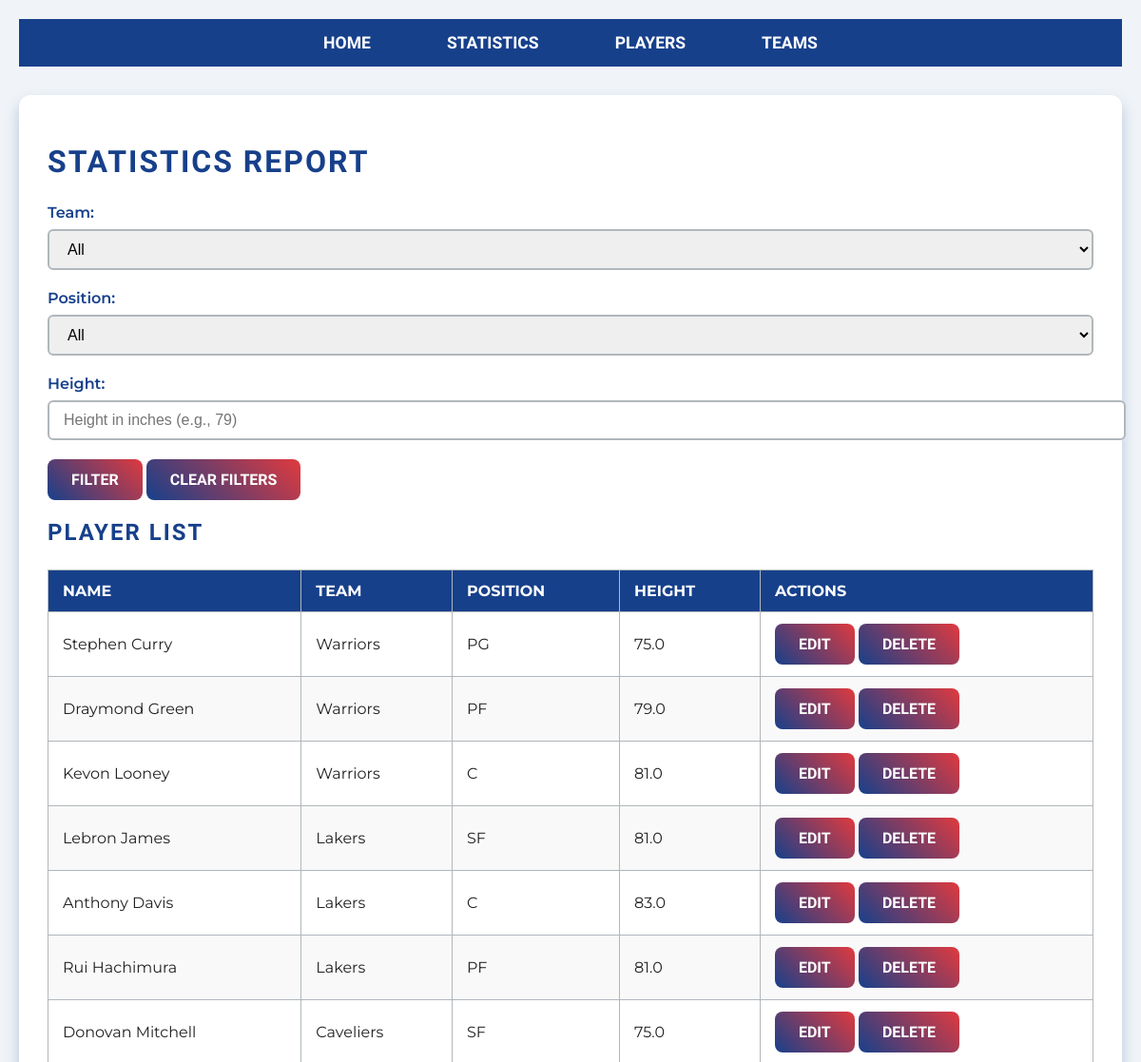
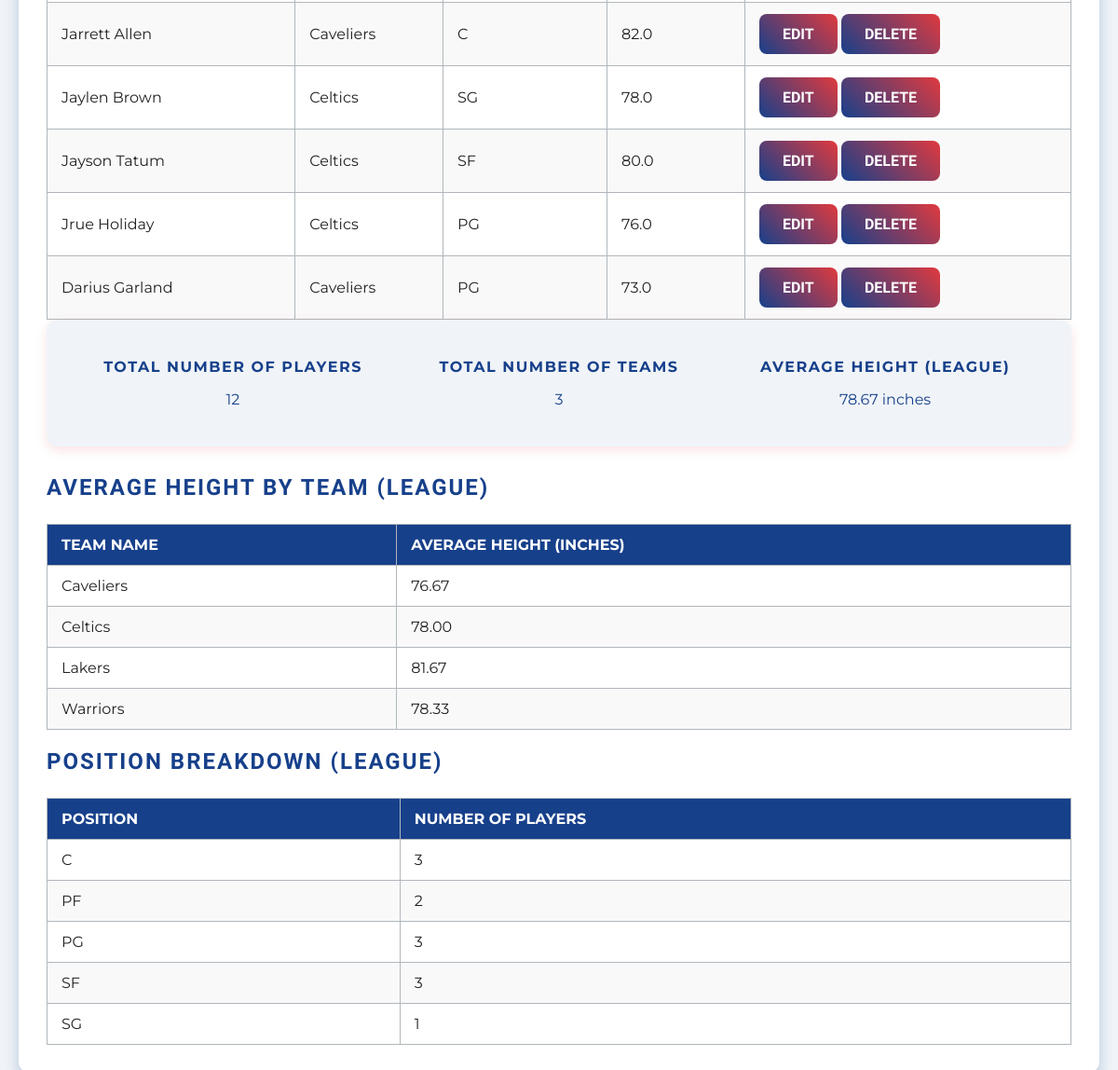
The app's page /statistics with its own data (2 pictures, top to bottom).
### app.py (models this page shows)
class Player(db.Model):
    player_id = db.Column(db.Integer, primary_key=True)
    name = db.Column(db.String(100), nullable=False)
    team_name = db.Column(db.String, db.ForeignKey('team.team_name'), nullable=False, index=True)
    position = db.Column(db.String(50), index=True)
    height = db.Column(db.Float)  # Store height as float (in inches)
    __table_args__ = (
        db.Index('ix_player_team_name', 'team_name'),  # Add explicit index for team_name
        db.Index('ix_player_position', 'position')    # Add explicit index for position
    )

### app.py (the view)
@app.route('/statistics', methods=['GET'])
def statistics():
    action = request.args.get('action')
    if action == 'clear':
        team_filter = ''
        position_filter = ''
        height_filter = ''
    else:
        team_filter = request.args.get('team', '')
        position_filter = request.args.get('position', '')
        height_filter = request.args.get('height', '')
    teams = Team.query.order_by(Team.team_name).all()
    positions = db.session.query(Player.position).distinct().order_by(Player.position).all()
    positions = [pos[0] for pos in positions if pos[0]]  # Extract position values
    query = text("""
        SELECT * FROM player
        WHERE (:team_filter IS NULL OR team_name = :team_filter)
        AND (:position_filter IS NULL OR position = :position_filter)
        AND (:height_filter IS NULL OR height = :height_filter)
    """)
    result = db.session.execute(query, {
        'team_filter': team_filter if team_filter else None,
        'position_filter': position_filter if position_filter else None,
        'height_filter': float(height_filter) if height_filter else None
    })
    players = result.fetchall()
    num_players = len(players)
    num_teams = Team.query.count()
    average_height = db.session.query(db.func.avg(Player.height)).scalar()
    avg_height_query = text("""
        SELECT team_name, AVG(height) AS avg_height
        FROM player
        GROUP BY team_name
    """)
    avg_height_result = db.session.execute(avg_height_query)
    average_height_by_team = avg_height_result.fetchall()
    position_breakdown = db.session.query(
        Player.position,
        db.func.count(Player.player_id).label('num_players')
    ).group_by(Player.position).all()
    return render_template(
        'statistics.html',
        teams=teams,
        positions=positions,
        players=players,
        num_players=num_players,
        num_teams=num_teams,
        average_height=average_height,
        average_height_by_team=average_height_by_team,
        position_breakdown=position_breakdown,
        team_filter=team_filter,
        position_filter=position_filter,
        height_filter=height_filter
    )

### templates/statistics.html (shortened to what this page needs)
<!DOCTYPE html>
<html lang="en">
  <head>
    <link
      rel="stylesheet"
      href="{{ url_for('static', filename='css/styles.css') }}"
    />
  </head>
  <body>
    <header>
      <nav>
        <ul>
          <li><a href="/">Home</a></li>
          <li><a href="/statistics">Statistics</a></li>
          <li><a href="/players">Players</a></li>
          <li><a href="/teams">Teams</a></li>
        </ul>
      </nav>
    </header>
    <main>
      <h1>Statistics Report</h1>
      <form method="GET" action="{{ url_for('statistics') }}">
        <label for="team">Team:</label>
        <select name="team" id="team">
          <option value="">All</option>
        </select>
        <label for="position">Position:</label>
        <select name="position" id="position">
          <option value="">All</option>
        </select>
        <label for="height">Height:</label>
        <input type="text" id="height" name="height" value="{{ height_filter }}" placeholder="Height in inches (e.g., 79)"/>
        <button type="submit" name="action" value="filter">Filter</button>
        <button type="submit" name="action" value="clear">Clear Filters</button>
      </form>
      <h2>Player List</h2>
      <table>
        <thead>
          <tr>
            <th>Name</th>
            <th>Team</th>
            <th>Position</th>
            <th>Height</th>
            <th>Actions</th>
          </tr>
        </thead>
        <tbody>
          {% for player in players %}
            <tr>
              <td>{{ player.name }}</td>
              <td>{{ player.team_name }}</td>
              <td>{{ player.position }}</td>
              <td>{{ player.height }}</td>
              <td>
                <form action="{{ url_for('edit_player', player_id=player.player_id) }}" method="GET" style="display:inline;">
                  <button type="submit">Edit</button>
                </form>
                <form action="{{ url_for('delete_player', player_id=player.player_id) }}" method="POST" style="display:inline;">
                  <button type="submit">Delete</button>
                </form>
              </td>
            </tr>
          {% endfor %}
        </tbody>
      </table>
      <div class="statistics-summary">
        <div>
          <p>Total Number of Players</p>
          <p>{{ num_players }}</p>
        </div>
        <div>
          <p>Total Number of Teams</p>
          <p>{{ num_teams }}</p>
        </div>
        <div>
          {% if average_height %}
            <p>Average Height (League)</p>
            <p>{{ average_height | round(2) }} inches</p>
          {% else %}
            <p>No height data available for players.</p>
          {% endif %}
        </div>
      </div>
      <h2>Average Height by Team (League)</h2>
      <table>
        <thead>
          <tr>
            <th>Team Name</th>
            <th>Average Height (inches)</th>
          </tr>
        </thead>
        <tbody>
          {% for team, avg_height in average_height_by_team %}
            <tr>
              <td>{{ team }}</td>
              <td>{{ "%.2f" | format(avg_height) }}</td>
            </tr>
          {% endfor %}
        </tbody>
      </table>
      <h2>Position Breakdown (League)</h2>
      <table>
        <thead>
          <tr>
            <th>Position</th>
            <th>Number of Players</th>
          </tr>
        </thead>
        <tbody>
          {% for position, num_players in position_breakdown %}
            <tr>
              <td>{{ position }}</td>
              <td>{{ num_players }}</td>
            </tr>
          {% endfor %}
        </tbody>
      </table>
    </main>
  </body>
</html>

### static/css/styles.css (style rules this page uses)
body { font-family: 'Montserrat', sans-serif; background: #f0f4f8; color: #222; margin: 20px; }
nav ul { background-color: #17408B; display: flex; justify-content: center; list-style: none; padding: 0; margin: 0 0 30px 0; }
nav ul li { margin: 0 20px; }
nav ul li a { color: white; font-family: 'Oswald', sans-serif; font-weight: 700; text-transform: uppercase; font-size: 1.1rem; text-decoration: none; padding: 15px 20px; display: inline-block; border-radius: 4px; transition: background-color 0.3s ease; }
main { max-width: 1100px; margin: 0 auto 40px auto; background: white; padding: 30px; border-radius: 12px; box-shadow: 0 8px 15px rgba(21, 64, 139, 0.25); }
h1, h2 { font-family: 'Oswald', sans-serif; color: #17408B; text-transform: uppercase; margin-bottom: 25px; letter-spacing: 2px; }
form label { font-weight: 600; color: #17408B; display: block; margin-bottom: 8px; }
form input[type="text"], form select { width: 100%; padding: 10px 15px; font-size: 1rem; border: 2px solid #B0B7BC; border-radius: 6px; margin-bottom: 20px; transition: border-color 0.3s ease; }
button { background: linear-gradient(45deg, #17408B, #E03A3E); color: white; font-family: 'Oswald', sans-serif; font-weight: 700; border: none; padding: 12px 25px; border-radius: 8px; cursor: pointer; text-transform: uppercase; font-size: 1rem; transition: background 0.4s ease; }
table { width: 100%; border-collapse: collapse; margin-top: 20px; font-family: 'Montserrat', sans-serif; }
table th, table td { border: 1px solid #B0B7BC; padding: 12px 15px; text-align: left; }
table th { background-color: #17408B; color: white; text-transform: uppercase; }
table tr:nth-child(even) { background-color: #f9f9f9; }
.statistics-summary { display: flex; justify-content: space-between; background-color: #f0f4f8; padding: 25px; border-radius: 12px; box-shadow: 0 4px 12px rgba(224, 58, 62, 0.15); margin-bottom: 30px; }
.statistics-summary div { text-align: center; flex: 1; color: #17408B; }
.statistics-summary div p:first-child { font-weight: 700; text-transform: uppercase; letter-spacing: 1.5px; margin-bottom: 12px; }

### records on screen
Player: name "Stephen Curry", team_name "Warriors", position "PG", height "75.0"
Player: name "Draymond Green", team_name "Warriors", position "PF", height "79.0"
Player: name "Kevon Looney", team_name "Warriors", position "C", height "81.0"
Player: name "Lebron James", team_name "Lakers", position "SF", height "81.0"
Player: name "Anthony Davis", team_name "Lakers", position "C", height "83.0"
Player: name "Rui Hachimura", team_name "Lakers", position "PF", height "81.0"
Player: name "Donovan Mitchell", team_name "Caveliers", position "SF", height "75.0"
Player: name "Jarrett Allen", team_name "Caveliers", position "C", height "82.0"
Player: name "Jaylen Brown", team_name "Celtics", position "SG", height "78.0"
Player: name "Jayson Tatum", team_name "Celtics", position "SF", height "80.0"
Player: name "Jrue Holiday", team_name "Celtics", position "PG", height "76.0"
Player: name "Darius Garland", team_name "Caveliers", position "PG", height "73.0"

### other values on screen
{{ num_players }} "12"
{{ num_teams }} "3"
{{ average_height | round(2) }} "78.67"
{{ team }} "Caveliers" "Celtics" "Lakers" "Warriors"
{{ "%.2f" | format(avg_height) }} "76.67" "78.00" "81.67" "78.33"
{{ position }} "C" "PF" "PG" "SF" "SG"
{{ num_players }} "3" "2" "3" "3" "1"
